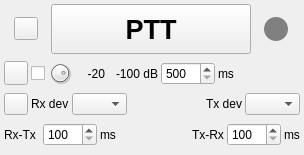
<?xml version="1.0" encoding="UTF-8"?>
<ui version="4.0">
 <class>SimplePTTGUI</class>
 <widget class="RollupContents" name="SimplePTTGUI">
  <property name="geometry">
   <rect>
    <x>0</x>
    <y>0</y>
    <width>304</width>
    <height>155</height>
   </rect>
  </property>
  <property name="sizePolicy">
   <sizepolicy hsizetype="Fixed" vsizetype="Fixed">
    <horstretch>0</horstretch>
    <verstretch>0</verstretch>
   </sizepolicy>
  </property>
  <property name="minimumSize">
   <size>
    <width>304</width>
    <height>155</height>
   </size>
  </property>
  <property name="maximumSize">
   <size>
    <width>304</width>
    <height>155</height>
   </size>
  </property>
  <property name="font">
   <font>
    <family>Liberation Sans</family>
    <pointsize>9</pointsize>
   </font>
  </property>
  <property name="windowTitle">
   <string>Simple PTT</string>
  </property>
  <widget class="QWidget" name="settingsContainer" native="true">
   <property name="geometry">
    <rect>
     <x>2</x>
     <y>2</y>
     <width>300</width>
     <height>151</height>
    </rect>
   </property>
   <property name="windowTitle">
    <string>Settings</string>
   </property>
   <layout class="QVBoxLayout" name="verticalLayout">
    <property name="spacing">
     <number>3</number>
    </property>
    <property name="leftMargin">
     <number>2</number>
    </property>
    <property name="topMargin">
     <number>2</number>
    </property>
    <property name="rightMargin">
     <number>2</number>
    </property>
    <property name="bottomMargin">
     <number>2</number>
    </property>
    <item>
     <layout class="QHBoxLayout" name="pttLayout">
      <item>
       <widget class="ButtonSwitch" name="startStop">
        <property name="toolTip">
         <string>start/stop acquisition</string>
        </property>
        <property name="text">
         <string/>
        </property>
        <property name="icon">
         <iconset resource="../../../sdrgui/resources/res.qrc">
          <normaloff>:/play.png</normaloff>
          <normalon>:/stop.png</normalon>:/play.png</iconset>
        </property>
       </widget>
      </item>
      <item>
       <widget class="ButtonSwitch" name="ptt">
        <property name="minimumSize">
         <size>
          <width>200</width>
          <height>50</height>
         </size>
        </property>
        <property name="font">
         <font>
          <family>Liberation Sans</family>
          <pointsize>20</pointsize>
          <weight>75</weight>
          <bold>true</bold>
         </font>
        </property>
        <property name="toolTip">
         <string>Push To Talk</string>
        </property>
        <property name="text">
         <string>PTT</string>
        </property>
       </widget>
      </item>
      <item>
       <widget class="QLabel" name="statusIndicator">
        <property name="sizePolicy">
         <sizepolicy hsizetype="Maximum" vsizetype="Maximum">
          <horstretch>0</horstretch>
          <verstretch>0</verstretch>
         </sizepolicy>
        </property>
        <property name="minimumSize">
         <size>
          <width>24</width>
          <height>24</height>
         </size>
        </property>
        <property name="toolTip">
         <string>Idle</string>
        </property>
        <property name="styleSheet">
         <string notr="true">QLabel { background-color: gray; border-radius: 12px; }</string>
        </property>
        <property name="text">
         <string/>
        </property>
       </widget>
      </item>
     </layout>
    </item>
    <item>
     <layout class="QHBoxLayout" name="voxLayout">
      <item>
       <widget class="ButtonSwitch" name="vox">
        <property name="minimumSize">
         <size>
          <width>24</width>
          <height>24</height>
         </size>
        </property>
        <property name="maximumSize">
         <size>
          <width>24</width>
          <height>24</height>
         </size>
        </property>
        <property name="toolTip">
         <string>Toggle vox system - right click to select audio device</string>
        </property>
        <property name="text">
         <string/>
        </property>
        <property name="icon">
         <iconset resource="../../../sdrgui/resources/res.qrc">
          <normaloff>:/audio_mic.png</normaloff>:/audio_mic.png</iconset>
        </property>
       </widget>
      </item>
      <item>
       <widget class="QCheckBox" name="voxEnable">
        <property name="toolTip">
         <string>Enable vox to control PTT</string>
        </property>
        <property name="text">
         <string/>
        </property>
       </widget>
      </item>
      <item>
       <widget class="QDial" name="voxLevel">
        <property name="maximumSize">
         <size>
          <width>24</width>
          <height>24</height>
         </size>
        </property>
        <property name="toolTip">
         <string>Vox threshold (dB)</string>
        </property>
        <property name="minimum">
         <number>-99</number>
        </property>
        <property name="maximum">
         <number>0</number>
        </property>
        <property name="singleStep">
         <number>1</number>
        </property>
        <property name="pageStep">
         <number>1</number>
        </property>
        <property name="value">
         <number>-20</number>
        </property>
       </widget>
      </item>
      <item>
       <widget class="QLabel" name="voxLevelText">
        <property name="minimumSize">
         <size>
          <width>30</width>
          <height>0</height>
         </size>
        </property>
        <property name="text">
         <string>-20</string>
        </property>
        <property name="alignment">
         <set>Qt::AlignRight|Qt::AlignTrailing|Qt::AlignVCenter</set>
        </property>
       </widget>
      </item>
      <item>
       <widget class="QLabel" name="audioPeak">
        <property name="minimumSize">
         <size>
          <width>50</width>
          <height>0</height>
         </size>
        </property>
        <property name="toolTip">
         <string>Audio signal peak in dB (with Vox on)</string>
        </property>
        <property name="toolTipDuration">
         <number>14</number>
        </property>
        <property name="text">
         <string>-100 dB</string>
        </property>
        <property name="alignment">
         <set>Qt::AlignRight|Qt::AlignTrailing|Qt::AlignVCenter</set>
        </property>
       </widget>
      </item>
      <item>
       <widget class="QSpinBox" name="voxHold">
        <property name="toolTip">
         <string>Vox delay (ms)</string>
        </property>
        <property name="minimum">
         <number>500</number>
        </property>
        <property name="maximum">
         <number>5000</number>
        </property>
        <property name="singleStep">
         <number>100</number>
        </property>
       </widget>
      </item>
      <item>
       <widget class="QLabel" name="voxHoldUnits">
        <property name="text">
         <string>ms</string>
        </property>
       </widget>
      </item>
      <item>
       <spacer name="horizontalSpacer_2">
        <property name="orientation">
         <enum>Qt::Horizontal</enum>
        </property>
        <property name="sizeHint" stdset="0">
         <size>
          <width>40</width>
          <height>20</height>
         </size>
        </property>
       </spacer>
      </item>
     </layout>
    </item>
    <item>
     <layout class="QHBoxLayout" name="localDeviceLayout">
      <item>
       <widget class="QPushButton" name="devicesRefresh">
        <property name="maximumSize">
         <size>
          <width>24</width>
          <height>16777215</height>
         </size>
        </property>
        <property name="toolTip">
         <string>Refresh indexes of available device sets</string>
        </property>
        <property name="text">
         <string/>
        </property>
        <property name="icon">
         <iconset resource="../../../sdrgui/resources/res.qrc">
          <normaloff>:/recycle.png</normaloff>:/recycle.png</iconset>
        </property>
       </widget>
      </item>
      <item>
       <widget class="QLabel" name="rxDeviceLabel">
        <property name="text">
         <string>Rx dev</string>
        </property>
       </widget>
      </item>
      <item>
       <widget class="QComboBox" name="rxDevice">
        <property name="minimumSize">
         <size>
          <width>55</width>
          <height>0</height>
         </size>
        </property>
        <property name="maximumSize">
         <size>
          <width>50</width>
          <height>16777215</height>
         </size>
        </property>
        <property name="toolTip">
         <string>Receiver deviceset index</string>
        </property>
       </widget>
      </item>
      <item>
       <spacer name="horizontalSpacer">
        <property name="orientation">
         <enum>Qt::Horizontal</enum>
        </property>
        <property name="sizeHint" stdset="0">
         <size>
          <width>40</width>
          <height>20</height>
         </size>
        </property>
       </spacer>
      </item>
      <item>
       <widget class="QLabel" name="txDeviceLabel">
        <property name="text">
         <string>Tx dev</string>
        </property>
       </widget>
      </item>
      <item>
       <widget class="QComboBox" name="txDevice">
        <property name="minimumSize">
         <size>
          <width>55</width>
          <height>0</height>
         </size>
        </property>
        <property name="maximumSize">
         <size>
          <width>50</width>
          <height>16777215</height>
         </size>
        </property>
        <property name="toolTip">
         <string>Transmitter deviceset index</string>
        </property>
       </widget>
      </item>
     </layout>
    </item>
    <item>
     <layout class="QHBoxLayout" name="DelaysLayout">
      <item>
       <widget class="QLabel" name="rxtxDelayLabel">
        <property name="text">
         <string>Rx-Tx </string>
        </property>
       </widget>
      </item>
      <item>
       <widget class="QSpinBox" name="rxtxDelay">
        <property name="toolTip">
         <string>Rx to Tx transition delay (ms)</string>
        </property>
        <property name="minimum">
         <number>100</number>
        </property>
        <property name="maximum">
         <number>5000</number>
        </property>
        <property name="singleStep">
         <number>100</number>
        </property>
       </widget>
      </item>
      <item>
       <widget class="QLabel" name="rxtxDelayUnits">
        <property name="text">
         <string>ms</string>
        </property>
       </widget>
      </item>
      <item>
       <spacer name="horizontalSpacer_3">
        <property name="orientation">
         <enum>Qt::Horizontal</enum>
        </property>
        <property name="sizeHint" stdset="0">
         <size>
          <width>40</width>
          <height>20</height>
         </size>
        </property>
       </spacer>
      </item>
      <item>
       <widget class="QLabel" name="txrxDelayLabel">
        <property name="toolTip">
         <string/>
        </property>
        <property name="text">
         <string>Tx-Rx</string>
        </property>
       </widget>
      </item>
      <item>
       <widget class="QSpinBox" name="txrxDelay">
        <property name="toolTip">
         <string>Tx to Rx transition delay (ms)</string>
        </property>
        <property name="minimum">
         <number>100</number>
        </property>
        <property name="maximum">
         <number>5000</number>
        </property>
        <property name="singleStep">
         <number>100</number>
        </property>
       </widget>
      </item>
      <item>
       <widget class="QLabel" name="txrxDelayUnits">
        <property name="text">
         <string>ms</string>
        </property>
       </widget>
      </item>
     </layout>
    </item>
   </layout>
  </widget>
 </widget>
 <customwidgets>
  <customwidget>
   <class>ButtonSwitch</class>
   <extends>QToolButton</extends>
   <header>gui/buttonswitch.h</header>
  </customwidget>
  <customwidget>
   <class>RollupContents</class>
   <extends>QWidget</extends>
   <header>gui/rollupcontents.h</header>
   <container>1</container>
  </customwidget>
 </customwidgets>
 <resources>
  <include location="../../../sdrgui/resources/res.qrc"/>
 </resources>
 <connections/>
</ui>
